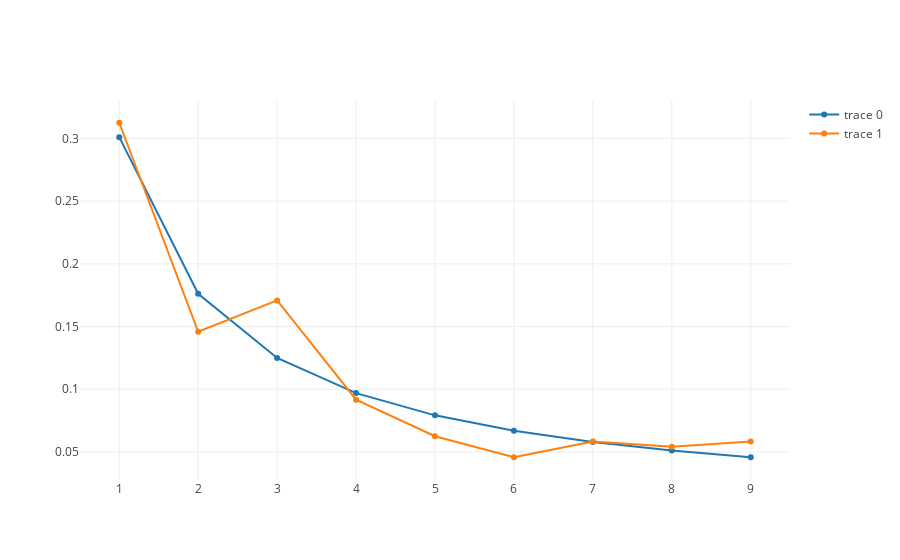

Notebook source saved alongside this figure:
### Code cell
import plotly

plotly.offline.init_notebook_mode(connected=True)
Benfords_Law = {'type': 'scatter', 'x': list(range(1, 10)), 'y': benfords_law}
All_nums = {'type': 'scatter', 'x': list(range(1, 10)), 'y': frequencies(all_nums_fd)}


plotly.offline.iplot([Benfords_Law, All_nums])

### Figure 1 — Plotly figure (JSON) as saved in the notebook; plotly's stock layout.template omitted (floating-point values rounded to 4 significant figures)
{"data": [{"type": "scatter", "uid": "4d2d20de-500e-4be3-b33d-7fba97cffdad", "x": [1, 2, 3, 4, 5, 6, 7, 8, 9], "y": [0.301, 0.1761, 0.1249, 0.09691, 0.07918, 0.06695, 0.05799, 0.05115, 0.04576]}, {"type": "scatter", "uid": "83ec02e6-1743-455c-9832-a3626ef0d0ee", "x": [1, 2, 3, 4, 5, 6, 7, 8, 9], "y": [0.3125, 0.1458, 0.1708, 0.09167, 0.0625, 0.04583, 0.05833, 0.05417, 0.05833]}], "layout": {}}
